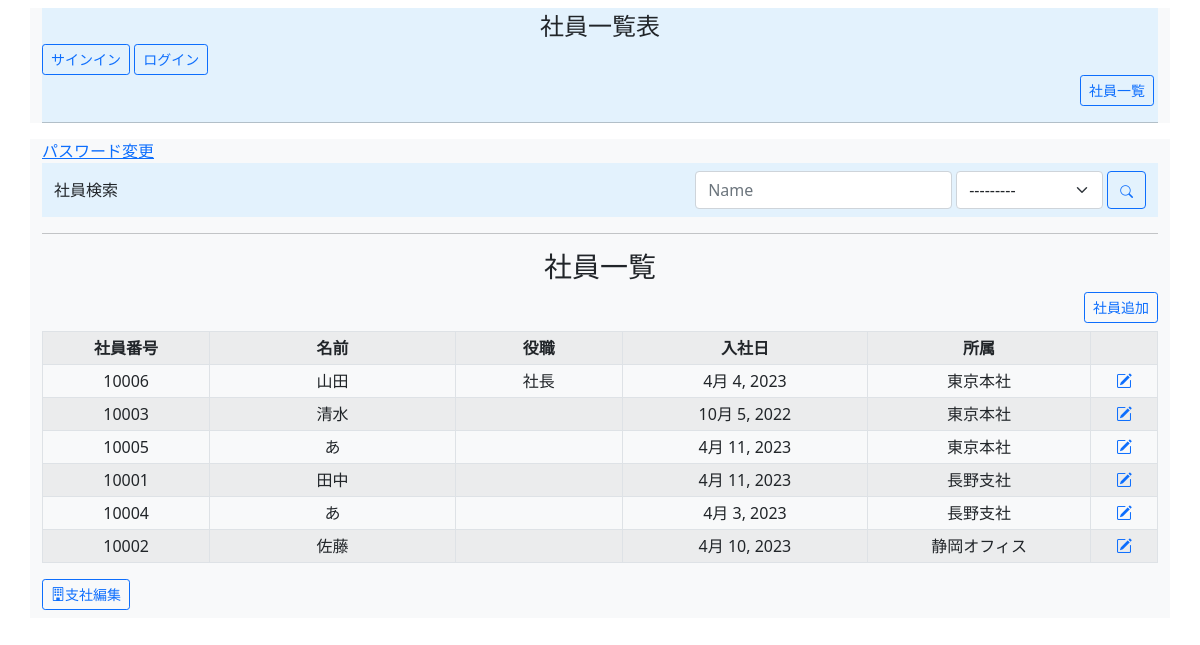
The app's page /, older data.
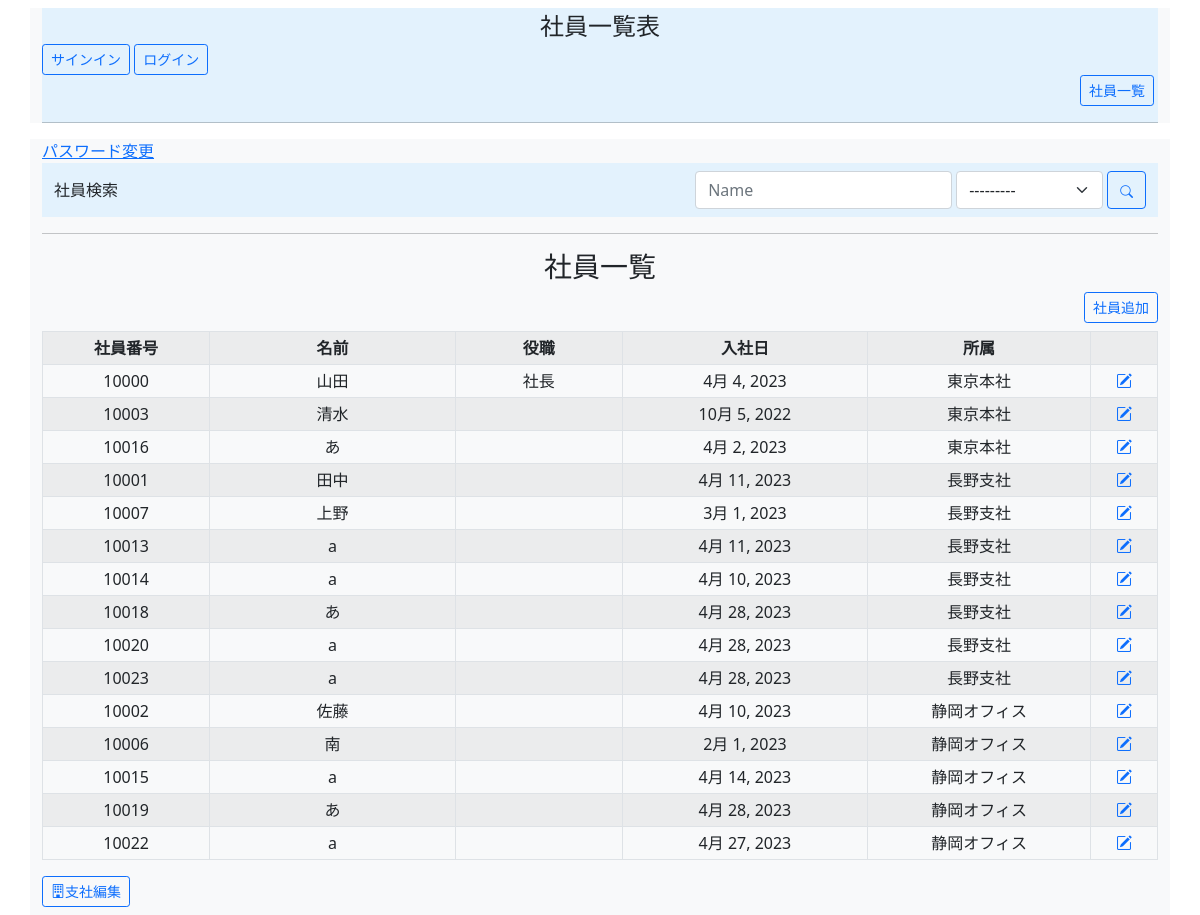
The same page, newer data.
### employee_list_app/models.py (models this page shows, shortened)
class Employee(models.Model):
    emp_id = models.IntegerField(unique=True, validators=[MinValueValidator(
        10000), MaxValueValidator(19999)], verbose_name="社員番号")
    name = models.CharField(max_length=30, verbose_name="名前")
    post = models.CharField(max_length=30, null=True, blank=True, verbose_name="役職")
    date_of_entry = models.DateField(verbose_name="入社日")
    branch = models.ForeignKey(Branch, on_delete=models.SET_NULL, null=True, verbose_name="支社番号")
    class Meta:
        verbose_name = "社員"
        verbose_name_plural = "社員一覧"

class Branch(models.Model):
    name = models.CharField(max_length=30, verbose_name="支社名")
    address = models.CharField(max_length=255, verbose_name="住所")
    tel = models.IntegerField(max_length=11, verbose_name="電話番号")
    def __str__(self):
        return self.name
    class Meta:
        verbose_name = "支社"
        verbose_name_plural = "支社一覧"

### employee_list_app/views.py (the view)
# urls.py: path("", Index.as_view(), name="index"),
class Index(View):
    def get(self, request, *args, **kwargs):
        employees = Employee.objects.all().order_by("branch")
        form = EmpSearchForm(request.GET)
        if form.is_valid():
            name = form.cleaned_data.get("name")
            branch = form.cleaned_data.get("branch")
            if name:
                employees = employees.filter(name__icontains=name)
            if branch:
                employees = employees.filter(branch_id=branch)
        context = {
            "employees": employees.select_related("branch"),
            "form": form
        }
        return render(request, "employee_list/index.html", context)

### employee_list_app/forms.py
class EmpSearchForm(forms.ModelForm):
    name = forms.CharField(required=False)
    branch = forms.ModelChoiceField(queryset=Branch.objects.all(), required=False)
    class Meta:
        model = Employee
        fields = ("name", "branch")

### Template/employee_list/index.html
{% extends "base.html" %}
{% load widget_tweaks %}
{% block content %}
<a href="{% url 'password_change' %}">パスワード変更</a>
<nav class="navbar" style="background-color: #e3f2fd;">
    <div class="container">
        <span class="navber-brand col-auto">社員検索</span>
        <form>
            <div class="row g-1">
                <div class="col-auto">
                    {% render_field form.name placeholder="Name" class="form-control" %}
                </div>
                <div class="col-auto">
                    {% render_field form.branch placeholder="支社" class="form-select" %}
                </div>
                <div class="col-auto">
                    <button class="btn btn-outline-primary col-auto" type="submit"><i class="bi bi-search"
                            style="font-size: .8rem;"></i></button>
                </div>
            </div>
        </form>
    </div>
</nav>
<hr>
<h3 class="text-center">社員一覧</h3>
<div class="text-end">
    <a class="btn btn-outline-primary btn-sm col-auto mb-2" href="{% url 'emp_add' %}" role="button">社員追加</a>
</div>
<div class="justify-content-center">
    <table class="table table-striped table-bordered table-sm text-center align-middle">
        <th style="width: 15%">社員番号</th>
        <th style="width: 22%">名前</th>
        <th style="width: 15%">役職</th>
        <th style="width: 22%">入社日</th>
        <th style="width: 20%">所属</th>
        <th style="width: 6%"></th>
        {% for emp in employees %}
        <tr>
            <td>{{ emp.emp_id }}</td>
            <td>{{ emp.name }}</td>
            <td>{{ emp.post|default:"" }}</td>
            <td>{{ emp.date_of_entry }}</td>
            <td>{{ emp.branch }}</td>
            <td><a href="{% url 'emp_edit' emp.pk %}"><i class="bi bi-pencil-square"></i></a>
            </td>
        </tr>
        {% endfor %}
    </table>
</div>
<a class="btn btn-outline-primary btn-sm col-auto mb-2" href="{% url 'branch_view' %}"><i
        class="bi bi-building"></i>支社編集</a>
{% endblock %}

### Template/base.html (shortened to what this page needs)
<!DOCTYPE html>
<html lang="ja">
<head>
    <link href="https://cdn.jsdelivr.net/npm/bootstrap@5.0.2/dist/css/bootstrap.min.css" rel="stylesheet"
>
    <link rel="stylesheet" href="https://cdn.jsdelivr.net/npm/bootstrap-icons@1.8.0/font/bootstrap-icons.css">
</head>
<body>
    <header class="container bg-light">
        <div style="background-color: #e3f2fd;">
            <div class="text-center mt-2" style="font-size: 1.5em">
                社員一覧表
            </div>
            <span>
                {% if user.is_authenticated %}
                <a class="btn btn-outline-primary btn-sm text-start" href="{% url 'logout' %}">ログアウト</a>
                {% else %}
                <a class="btn btn-outline-primary btn-sm text-start" href="{% url 'signup' %}">サインイン</a>
                <a class="btn btn-outline-primary btn-sm text-start" href="{% url 'login' %}">ログイン</a>
                {% endif %}
                <div class="text-end me-1">
                    <a class=" btn btn-outline-primary btn-sm" href="{% url 'index' %}" role="button">社員一覧</a>
                </div>
            </span>
            <hr>
        </div>
    </header>
    <div class="container bg-light">
        <div class="col">
            {% block content %}
            {% endblock %}
        </div>
    </div>
</body>
</html>

Row changes from the older to the newer data that the page shows:
removed Employee: emp_id "10005", name "あ", date_of_entry "4月 11, 2023", branch "東京本社"
removed Employee: emp_id "10004", name "あ", date_of_entry "4月 3, 2023", branch "長野支社"
changed Employee "山田": emp_id "10006" → "10000"
added Employee: emp_id "10016", name "あ", date_of_entry "4月 2, 2023", branch "東京本社"
added Employee: emp_id "10007", name "上野", date_of_entry "3月 1, 2023", branch "長野支社"
added Employee: emp_id "10013", name "a", date_of_entry "4月 11, 2023", branch "長野支社"
added Employee: emp_id "10014", name "a", date_of_entry "4月 10, 2023", branch "長野支社"
added Employee: emp_id "10018", name "あ", date_of_entry "4月 28, 2023", branch "長野支社"
added Employee: emp_id "10020", name "a", date_of_entry "4月 28, 2023", branch "長野支社"
added Employee: emp_id "10023", name "a", date_of_entry "4月 28, 2023", branch "長野支社"
added Employee: emp_id "10006", name "南", date_of_entry "2月 1, 2023", branch "静岡オフィス"
added Employee: emp_id "10015", name "a", date_of_entry "4月 14, 2023", branch "静岡オフィス"
added Employee: emp_id "10019", name "あ", date_of_entry "4月 28, 2023", branch "静岡オフィス"
added Employee: emp_id "10022", name "a", date_of_entry "4月 27, 2023", branch "静岡オフィス"
